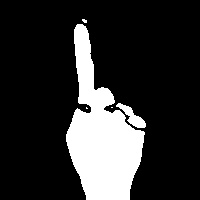
#> input picture images/1.jpg, 200 x 200 px, given in place of the camera
$ python sign_generator.py
#> lines starting #> are read from the running program, lines starting #| are printed output that depends on the picture
#%%
import cv2
import os
import string

class directoryMaker:
    def __init__(self):
        if 'Signs' not in os.listdir():
            os.mkdir('Signs')

    def sub_folder_maker(self, clas='Train', alphabets=True, numbers=True, special=True):
        if clas not in os.listdir('Signs'):
            os.mkdir('Signs/'+clas)
            if alphabets==True:
                for letter in string.ascii_lowercase:
                    if letter not in os.listdir('Signs/'+clas):
                        os.mkdir('Signs/'+clas+'/'+letter)
            if numbers==True:
                for number in '13456789':
                    if number not in os.listdir('Signs/'+clas):
                        os.mkdir('Signs/'+clas+'/'+number)
            if special==True:
                if 'space' not in os.listdir('Signs/'+clas):
                    os.mkdir('Signs/'+clas+'/space')
                if 'break' not in os.listdir('Signs/'+clas):
                    os.mkdir('Signs/'+clas+'/break')

class signMaker:
    background = None
    accumulated_weight = 0.5

    #suit coordinated that make you comfortable while making signs
    #remember to keep the same coordinates in real_time_isl.py
    #it has been found to give better results when both of them are at the same place
    ROI_top = 100
    ROI_bottom = 300
    ROI_right = 150
    ROI_left = 350

    def __init__(self):
        pass

    def cal_accum_avg(self, frame, accumulated_weight):
        self.background

        if self.background is None:
            self.background = frame.copy().astype("float")
            return None
        cv2.accumulateWeighted(frame, self.background, accumulated_weight)

    def segment_hand(self, frame, threshold=25):
        self.background

        diff = cv2.absdiff(self.background.astype("uint8"), frame)
        _ , thresholded = cv2.threshold(diff, threshold, 255, cv2.THRESH_BINARY)
        contours, hierarchy = cv2.findContours(thresholded.copy(), cv2.RETR_EXTERNAL, cv2.CHAIN_APPROX_SIMPLE)

        if len(contours)==0:
            return None
        else:
            hand_segment_max_cont = max(contours, key=cv2.contourArea)
            return (thresholded, hand_segment_max_cont)

    def capture_sign(self, sign='1', clas='Train', num_img=300):
#> called with sign = 'z', clas = 'Test', num_img = 76
        cam = cv2.VideoCapture(0)
        num_frames = 0
        num_imgs_taken = 1

        while True:
            ret, frame = cam.read()
#> frame is the input picture: shape (200, 200, 3); min 0, max 255, mean 47.1
            frame = cv2.flip(frame, 1)
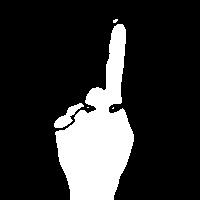
#> frame: shape (200, 200, 3); min 0, max 255, mean 47.1
            frame_copy = frame.copy()
            roi = frame[self.ROI_top:self.ROI_bottom, self.ROI_right:self.ROI_left]
#> roi: shape (100, 50, 3); every value is 0
            gray_frame = cv2.cvtColor(roi, cv2.COLOR_BGR2GRAY)
#> gray_frame: shape (100, 50); every value is 0
            gray_frame = cv2.GaussianBlur(gray_frame, (9, 9), 0)

            if num_frames < 60:
                self.cal_accum_avg(gray_frame, self.accumulated_weight)
#> in cal_accum_avg, `self.background = frame.copy().astype("float")`: self.background: shape (100, 50) float64; every value is 0
                if num_frames <= 59:
                    cv2.putText(frame_copy, 'CAPTURING BACKGROUND INFO,', (20, 450), cv2.FONT_HERSHEY_SIMPLEX, 0.6, (0, 0, 255), 2)
                    cv2.putText(frame_copy, 'PLEASE WAIT.', (20, 470), cv2.FONT_HERSHEY_SIMPLEX, 0.6, (0, 0, 255), 2)
            elif num_frames <= 300:
                hand = self.segment_hand(gray_frame)
                cv2.putText(frame_copy, 'Position your hand.', (20, 450), cv2.FONT_HERSHEY_SIMPLEX, 0.6, (0, 0, 255), 2)
                cv2.putText(frame_copy, 'Sign for '+str(sign)+'.', (20, 470), cv2.FONT_HERSHEY_SIMPLEX, 0.6, (0, 0, 255), 2)

                if hand is not None:
                    thresholded, hand_segment = hand
                    cv2.drawContours(frame_copy, [hand_segment + (self.ROI_right, self.ROI_top)], -1, (255, 0, 0), 1)
                    cv2.imshow("Thresholded Sign", thresholded)
            else:
                hand = self.segment_hand(gray_frame)
                if hand is not None:
                    thresholded, hand_segment = hand
                    cv2.drawContours(frame_copy, [hand_segment + (self.ROI_right, self.ROI_top)], -1, (255, 0, 0),1)
                    cv2.putText(frame_copy, str(num_imgs_taken)+' images for '+str(sign), (166, 320), cv2.FONT_HERSHEY_SIMPLEX, 0.6, (255, 0, 0), 2)
                    cv2.imshow("Thresholded Sign", thresholded)

                    if num_imgs_taken <= num_img:
                        cv2.imwrite('Signs/'+clas+'/'+str(sign)+'/'+str(num_imgs_taken)+'.jpg', thresholded)
                    else:
                        break
                    num_imgs_taken+=1
                else:
                    cv2.putText(frame_copy, 'No hand detected!', (162, 320), cv2.FONT_HERSHEY_SIMPLEX, 0.6, (0, 0, 255), 2)

            cv2.rectangle(frame_copy, (self.ROI_left, self.ROI_top), (self.ROI_right, self.ROI_bottom), (30, 200, 0), 3)
            cv2.putText(frame_copy, 'Press esc to exit.', (20, 20), cv2.FONT_HERSHEY_SIMPLEX, 0.6, (0, 0, 255), 2)
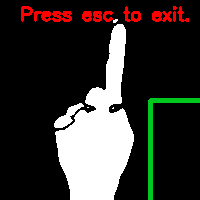
#> frame_copy: shape (200, 200, 3); mean B, G, R 47.7, 50.8, 53.7
            num_frames+= 1
            cv2.imshow("Indian Sign Language Generator", frame_copy)
            k = cv2.waitKey(1) & 0xFF
#> (key Esc is pressed here)

            if k == 27:
                break

        cv2.destroyAllWindows()
        cam.release()

#%%
ISL_directory = directoryMaker()
ISL_directory.sub_folder_maker()
ISL_directory.sub_folder_maker(clas='Test')

#%%
# keep num_img for Train: 301
# keep num_img for Test: 76
ISL_capture = signMaker()
ISL_capture.capture_sign(sign='z', clas='Test', num_img=76)
